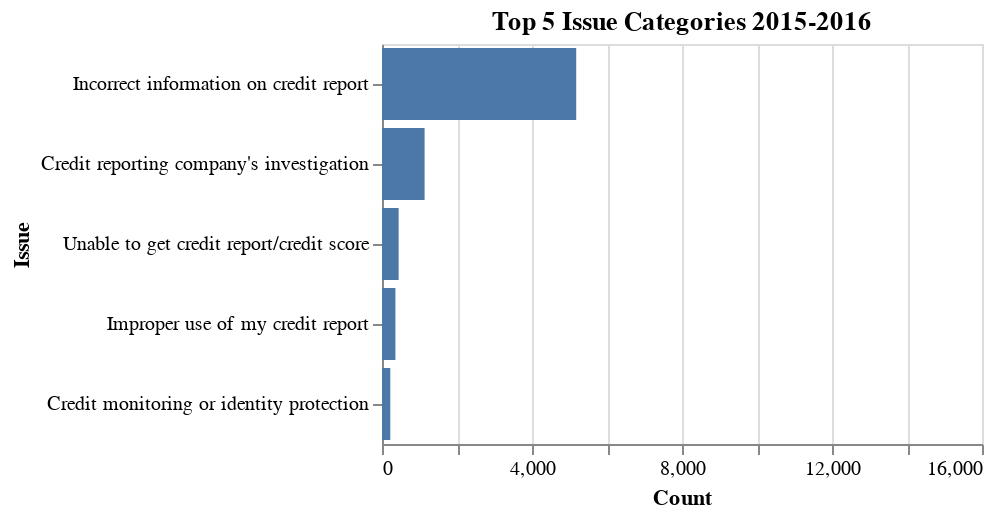

Notebook cell for this chart:
### Code cell
transunion_df = df_date[df_date['Company'].values  == 'TRANSUNION INTERMEDIATE HOLDINGS, INC.']
transunion_issues_df = transunion_df.groupby('Issue')['Issue'].count().reset_index(name='count') \
    .sort_values(['count'], ascending=False)

#create a dataframe that only has data for complaints with public customer complaint narrative
transunion_narrative_only_df = transunion_df.dropna(subset=['Consumer complaint narrative'])

transunion_narrative_only_issues_df = transunion_narrative_only_df.groupby('Issue')['Issue'].count().reset_index(name='Count') \
    .sort_values(['Count'], ascending=False)


transunion_bars = alt.Chart(transunion_narrative_only_issues_df.head(5)).mark_bar().encode(
    x=alt.X('Count:Q', scale=alt.Scale(domain=[0, 16000])),
    y=alt.Y('Issue:N', sort='-x')
).properties(width=300, height =200, title='Top 5 Issue Categories 2015-2016').configure_legend(
    labelLimit= 300, titleFontSize = 18, labelFontSize=15)

transunion_bars

# print(transunion_issues_df)

# print(transunion_narrative_only_issues_df)

### Figure 1 — Vega-Lite specification as saved in the notebook (floating-point values rounded to 4 significant figures)
{"config": {"view": {"continuousWidth": 400, "continuousHeight": 300}, "legend": {"labelFontSize": 15, "labelLimit": 300, "titleFontSize": 18}}, "data": {"name": "data-5b1816ef7d7179286238e7b1d1ccc938"}, "mark": "bar", "encoding": {"x": {"field": "Count", "scale": {"domain": [0, 16000]}, "type": "quantitative"}, "y": {"field": "Issue", "sort": "-x", "type": "nominal"}}, "height": 200, "title": "Top 5 Issue Categories 2015-2016", "width": 300, "$schema": "https://vega.github.io/schema/vega-lite/v4.17.0.json", "datasets": {"data-5b1816ef7d7179286238e7b1d1ccc938": [{"Issue": "Incorrect information on credit report", "Count": 5179}, {"Issue": "Credit reporting company's investigation", "Count": 1136}, {"Issue": "Unable to get credit report/credit score", "Count": 444}, {"Issue": "Improper use of my credit report", "Count": 358}, {"Issue": "Credit monitoring or identity protection", "Count": 221}]}}
